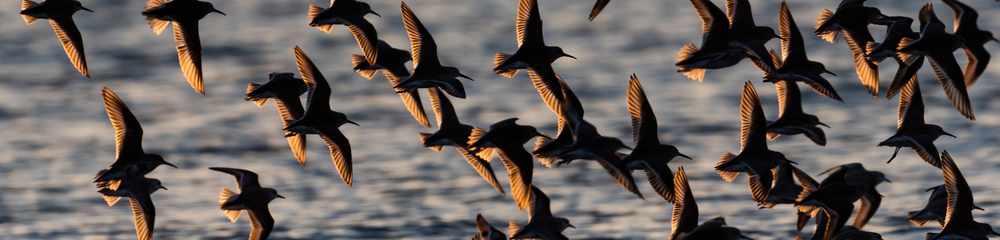
#> input picture data/birds.png, 1000 x 240 px, shrunk from 1666 x 400 before the run
$ python 1-resmi_ice_aktarma.py
#> lines starting #> are read from the running program, lines starting #| are printed output that depends on the picture
import cv2
import os

# içe aktarma
img = cv2.imread(os.path.join(".","data","birds.png"), 0)
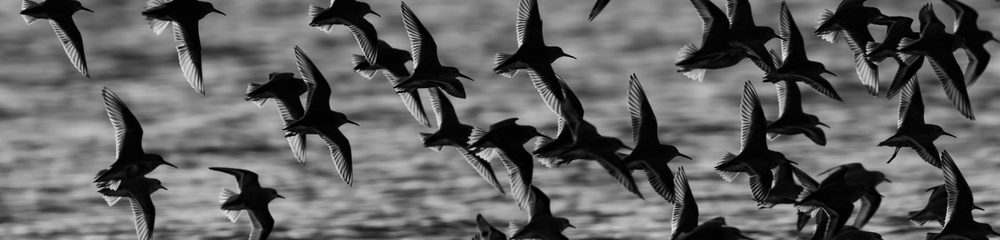
#> img: shape (240, 1000); min 0, max 235, mean 96.5

# görselleştir
cv2.imshow("ilk resim", img)

k = cv2.waitKey(0) & 0xFF
#> (key Esc is pressed here)

if k ==27: # esc
    cv2.destroyAllWindows()
elif k == ord("s"):
    cv2.imwrite("birds_gray.png",img)
    cv2.destroyAllWindows()
